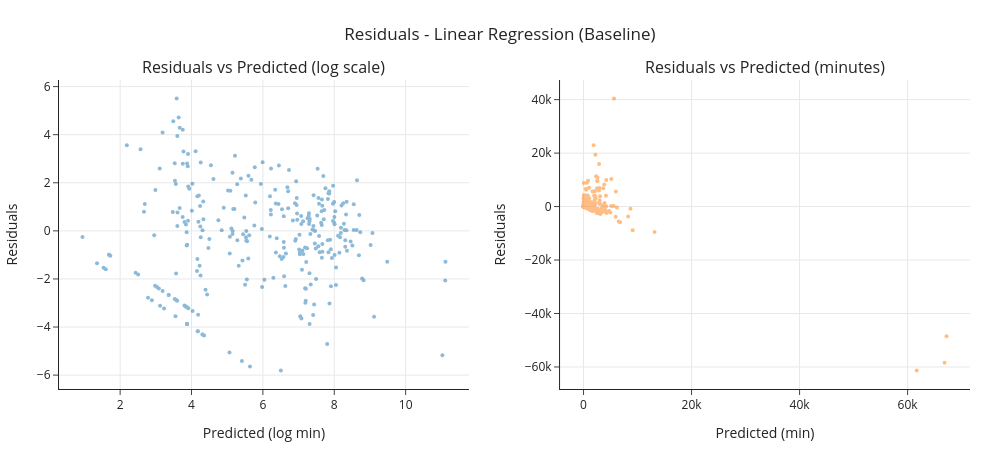

The cell this chart's notebook holds for it:
### Code cell
# Linear Regression - Baseline
linear_pipeline = Pipeline(steps=[
    ('preprocessor', preprocessor),
    ('regressor', LinearRegression())
])

linear_reg, linear_pred = train_and_evaluate_model(linear_pipeline, X_train, y_train, X_test, y_test, label="Linear Regression (Baseline)")

### Figure 1 — Plotly figure (JSON) as saved in the notebook; plotly's stock layout.template omitted (floating-point values rounded to 4 significant figures; data arrays with more than 128 entries replaced by an {"elided": "..."} marker saying what was removed)
{"data": [{"marker": {"size": 4}, "mode": "markers", "name": "log scale", "opacity": 0.5, "type": "scatter", "x": {"elided": "292 float values"}, "xaxis": "x", "y": {"elided": "292 float values"}, "yaxis": "y"}, {"marker": {"size": 4}, "mode": "markers", "name": "minutes", "opacity": 0.5, "type": "scatter", "x": {"elided": "292 float values"}, "xaxis": "x2", "y": {"elided": "292 float values"}, "yaxis": "y2"}], "layout": {"annotations": [{"font": {"size": 16}, "showarrow": false, "text": "Residuals vs Predicted (log scale)", "x": 0.225, "xanchor": "center", "xref": "paper", "y": 1, "yanchor": "bottom", "yref": "paper"}, {"font": {"size": 16}, "showarrow": false, "text": "Residuals vs Predicted (minutes)", "x": 0.775, "xanchor": "center", "xref": "paper", "y": 1, "yanchor": "bottom", "yref": "paper"}], "height": 450, "margin": {"t": 80}, "shapes": [{"line": {"color": "red", "dash": "dash"}, "type": "line", "x0": 0, "x1": 1, "xref": "x domain", "y0": 0, "y1": 0, "yref": "y"}, {"line": {"color": "red", "dash": "dash"}, "type": "line", "x0": 0, "x1": 1, "xref": "x2 domain", "y0": 0, "y1": 0, "yref": "y2"}], "showlegend": false, "title": {"pad": {"t": 20}, "text": "Residuals - Linear Regression (Baseline)"}, "width": 1000, "xaxis": {"anchor": "y", "domain": [0, 0.45], "title": {"text": "Predicted (log min)"}}, "xaxis2": {"anchor": "y2", "domain": [0.55, 1], "title": {"text": "Predicted (min)"}}, "yaxis": {"anchor": "x", "domain": [0, 1], "title": {"text": "Residuals"}}, "yaxis2": {"anchor": "x2", "domain": [0, 1], "title": {"text": "Residuals"}}}}
